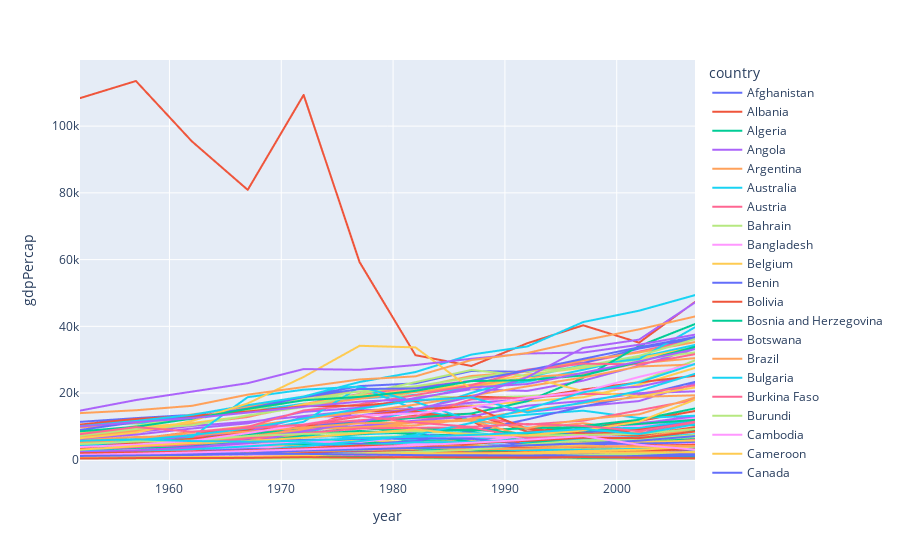

Notebook source saved alongside this figure:
### Code cell
fig = px.line(gapminder,x=year, y=gdpPercap, color=country)
fig.show()
